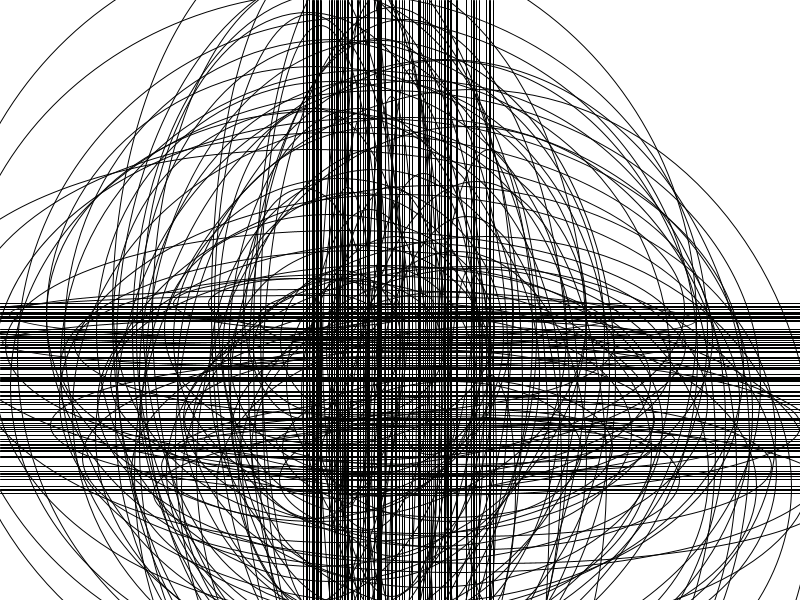
Frame 1 (no input)
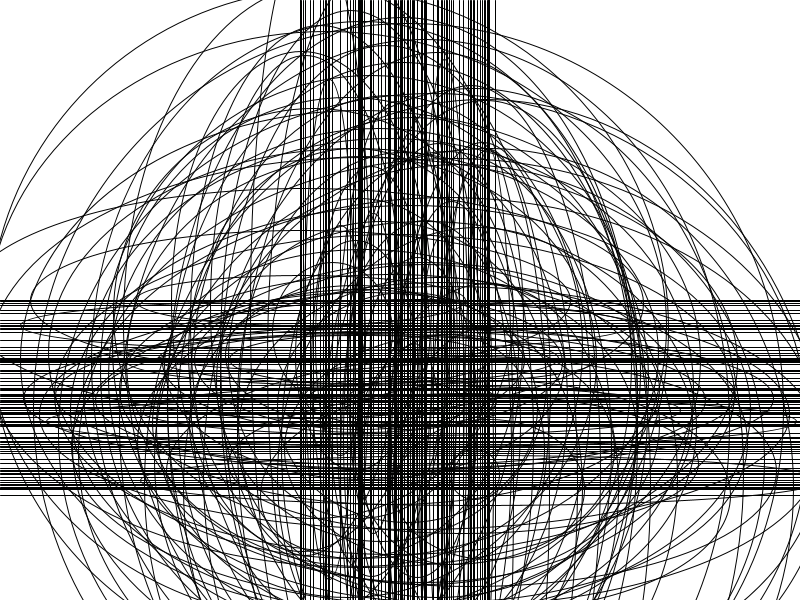
Frame 60 (the mouse pressed at the canvas centre just before this capture)
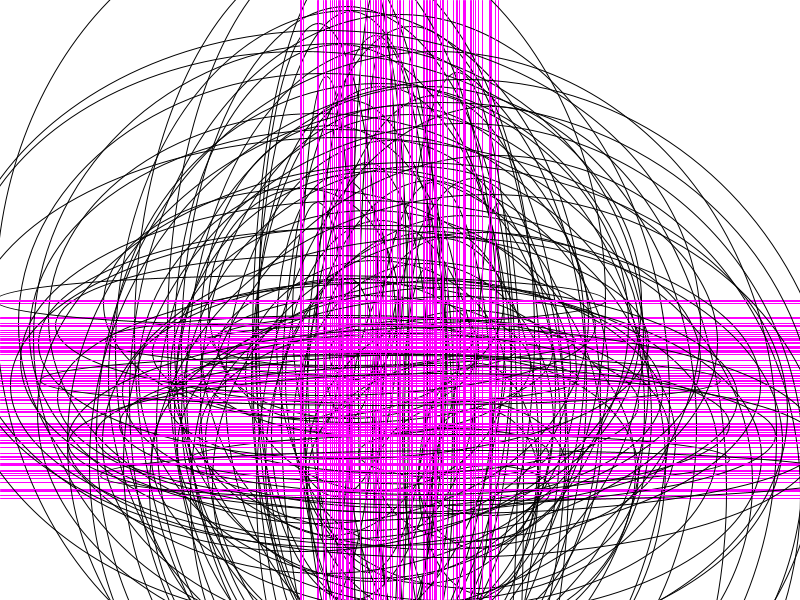
Frame 120 (the mouse held since frame 60 and released just before this capture)

The Processing sketch that drew these frames (run headless with seeded random() and noise(); from frame 60 on, the mouse is pressed at the canvas centre):

// Processing sketch: processing_141136
// ── processing_141136.pde

// Math 4: Random
// Create a composition using a for structure and random() to make a different dense composition every time the program is run.

void setup() {
  size(800,600);
}

void draw() {
  background(255);
  
  float x = mouseX;
  float y = mouseY;

  noFill();
  for (int a = 50; a <= 800; a += 70) {
    for (int b = 50; b <= 800; b += 90) {
      float r = random(300,500);
      float c = norm(r,0,255);
      float colorX = norm(x,0,255);
      float colorY = norm(y,0,255);
      stroke(c);
      ellipse(r,r,a,b);
      stroke(x,c,y);
      line(r,0,r,height);
      line(0,r,width,r);
    }
  }
}
